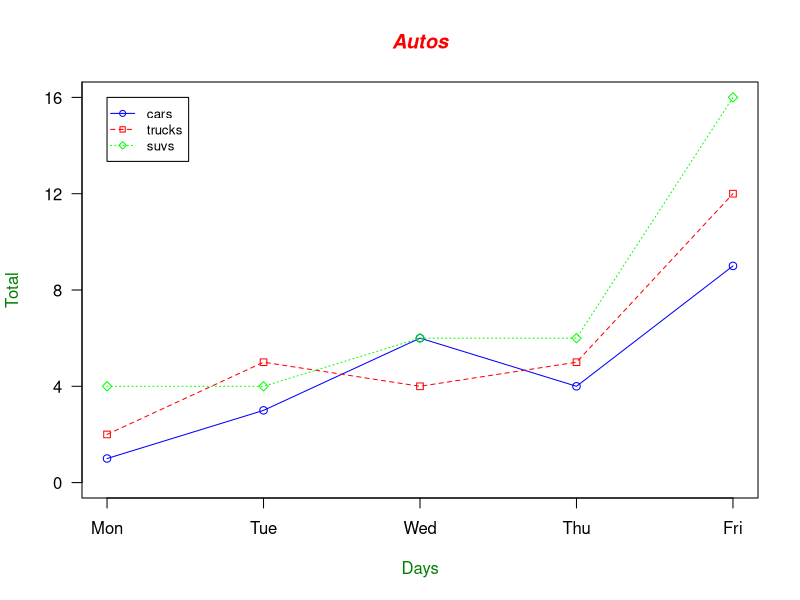

Here is the R script that generated this plot:

autos_data<-read.table("autos.dat",header=T, sep="\t")


max_y<-max(autos_data)

plot_colors<-c("blue","red","green")

png(filename = "./images/figure.png", height = 295, width = 300, bg="white")

plot(autos_data$cars, type="o", col=plot_colors[1],
ylim=c(0,max_y), axes=FALSE, ann=FALSE)

axis(1, at=1:5, lab=c("Mon", "Tue", "Wed", "Thu", "Fri"))

axis(2, las=1, at=4*0:max_y)

box()


lines(autos_data$trucks, type="o", pch=22, lty=2,
col=plot_colors[2])
lines(autos_data$suvs, type="o", pch=23, lty=3,
col=plot_colors[3])


title(main="Autos", col.main="red", font.main=4)

title(xlab= "Days", col.lab=rgb(0,0.5,0))

title(ylab= "Total", col.lab=rgb(0,0.5,0))

legend(1, max_y, names(autos_data), cex=0.8, col=plot_colors,
pch=21:23, lty=1:3)

dev.off()
